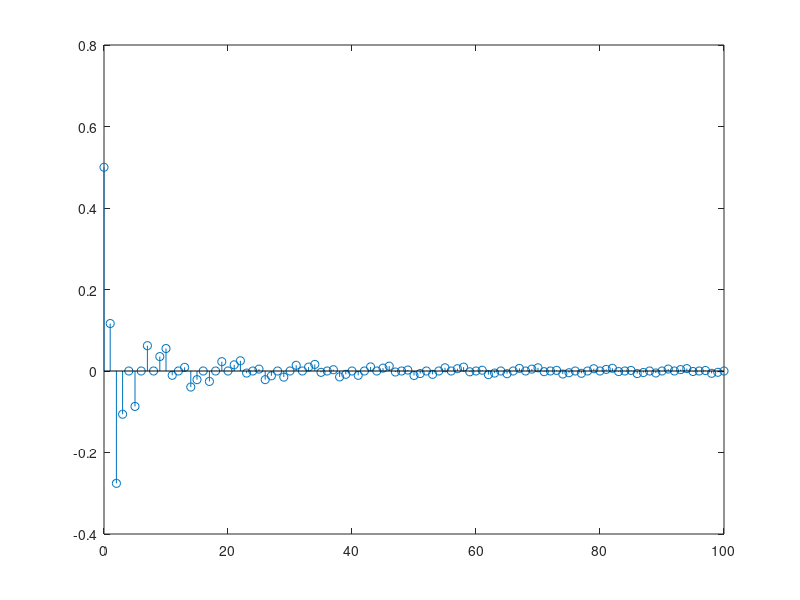
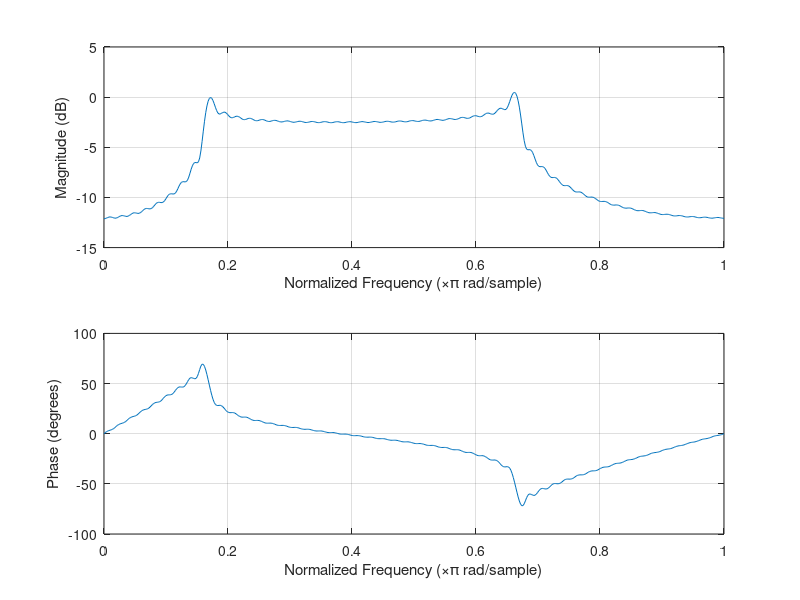
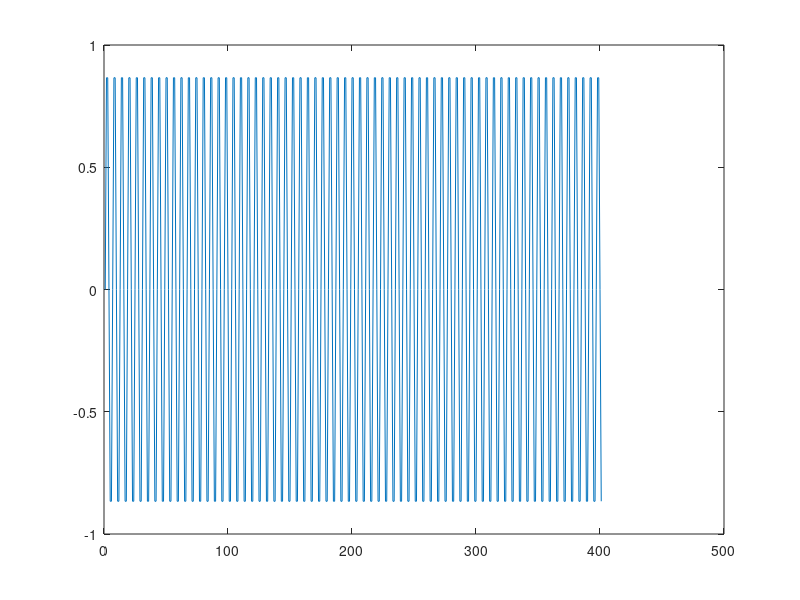
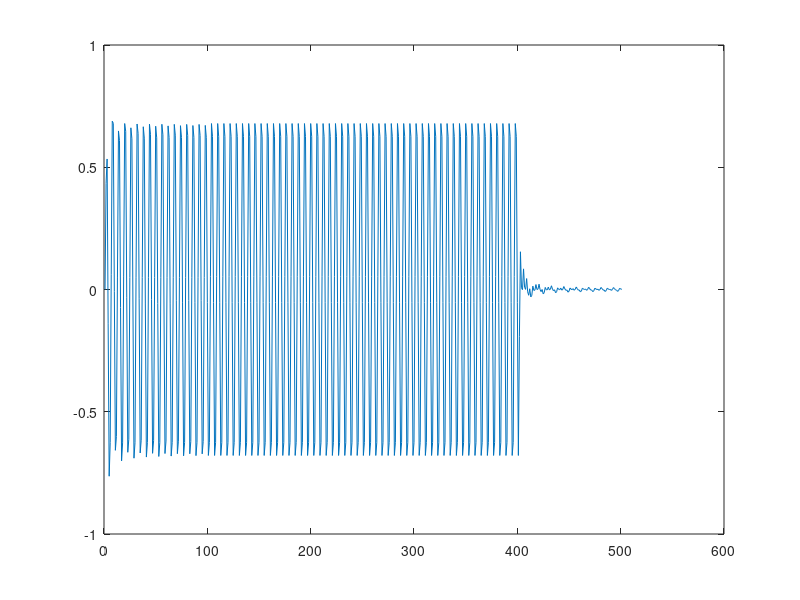

Write the MATLAB code that produced these figures, in order.
N=100;
h=[];

for n=0:N  
    if n==0
        hn=1/2;
        stem(0,1/2);
    else
        hn=(sin(2*n*pi/3)-sin(n*pi/6))./(n*pi);
    end
    h =[h,hn];
end

figure(1);
stem(0:N,h);
figure(2);
freqz(h);


m=0:400;

x=sin(m*pi/3);
y=conv(x,h);


figure(3);
plot(x);
figure(4);
plot(y);
